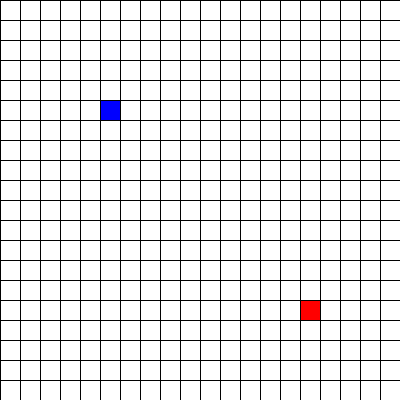
Frame 1 (no input)
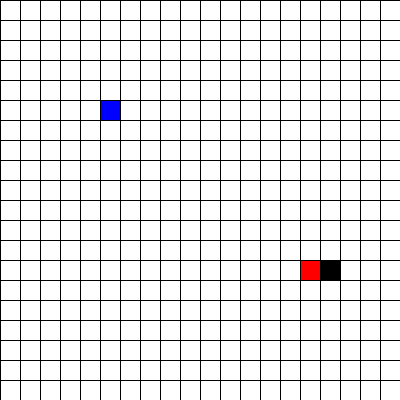
Frame 60 (the mouse pressed at the canvas centre just before this capture)
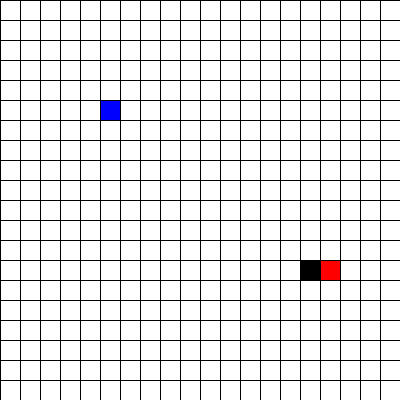
Frame 120 (the mouse held since frame 60 and released just before this capture)

The Processing sketch that drew these frames (run headless with seeded random() and noise(); from frame 60 on, the mouse is pressed at the canvas centre):

// Processing sketch: sketch_2dGame
// ── sketch_2dGame.pde
//player vs enemy (blue vs red) in which enemy follows you every step you make, as u move toward a goal spot (like a coin)
Player player = new Player(100, 100);
Enemy enemy = new Enemy(300, 300);

void setup() {
  size(400, 400);
  background(255);
  stroke(1);
}

void draw() {
  println(frameRate);
  //essential game pieces, conceptual
  background(255);
  grid();
  player.display();
  enemy.display();


//randomly-moving enemy
  int enemyMove = (int) (Math.random() * 4);
  if (frameCount%20==0) {
    switch (enemyMove) {
    case 0:
      enemy.move(-20, 0);
      break;
    case 1:
      enemy.move(20, 0);
      break;
    case 2:
      enemy.move(0, -20);
      break;
    case 3:
      enemy.move(0, 20);
      break;
    }
  }

  //walls
  //fill(128);
  //square(100,100,20);
  //square(100,120,20);
  //square(100,140,20);
  //square(100,160,20);
  //square(100,180,20);
  //square(100,200,20);
  endScreen();
}


void endScreen() {
  if (player.getX() == enemy.getX() && player.getY() == enemy.getY()) {
  noLoop();
  background(255);
  text("GAME OVER", width/2, height/2);
  }
}

void keyPressed() {

  if (key == CODED) {
    switch (keyCode) {
    case UP:
      player.move(0, -20);
      break;
    case DOWN:
      player.move(0, 20);
      break;
    case LEFT:
      player.move(-20, 0);
      break;
    case RIGHT:
      player.move(20, 0);
      break;
    }
  }
}

void grid () {
  int grid=20;
  for (int i = 0; i < width; i+=grid) {
    line (i, 0, i, height);
  }
  for (int i = 0; i < height; i+=grid) {
    line (0, i, width, i);
  }
}

// ── Enemy.pde
public class Enemy extends Mover {
  private color enemyColor = #FF0000;
  
  public Enemy(float xpos,float ypos) {
    super(xpos, ypos);
  }
  
  public void display() {
    super.display(enemyColor);
  }
  
  
  
}

// ── Mover.pde
public class Mover {
  private float xpos, ypos;

  public Mover(float m_xpos, float m_ypos) {
    xpos = m_xpos;
    ypos = m_ypos;
  }

  public void display(color colour) {
    fill(colour);
    square(xpos, ypos, 20);
    fill(0);
  }

  //should be a factor of 20
  public void move(float x, float y) {
    xpos+=x;
    ypos+=y;
    display(0);
  }

  public float getX() {
    return xpos;
  }
  
  public float getY() {
    return ypos;
  }
}

// ── Player.pde
public class Player extends Mover {
  private color playerColor = #0000FF;
  
  public Player(float xpos,float ypos) {
    super(xpos, ypos);
  }
  
  public void display() {
    super.display(playerColor);
  }
  
  
  
}
